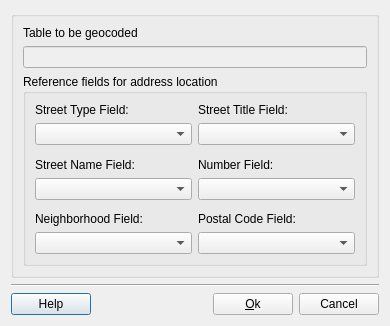
<?xml version="1.0" encoding="UTF-8"?>
<ui version="4.0">
 <class>ConfigInputAddressDialogForm</class>
 <widget class="QDialog" name="ConfigInputAddressDialogForm">
  <property name="geometry">
   <rect>
    <x>0</x>
    <y>0</y>
    <width>390</width>
    <height>326</height>
   </rect>
  </property>
  <property name="windowTitle">
   <string>Configure Input Address</string>
  </property>
  <layout class="QGridLayout" name="gridLayout_11">
   <item row="0" column="0">
    <layout class="QGridLayout" name="gridLayout_10">
     <item row="0" column="0">
      <widget class="QGroupBox" name="m_inputLayerGroupBox">
       <property name="title">
        <string/>
       </property>
       <layout class="QGridLayout" name="gridLayout_7">
        <item row="0" column="0">
         <layout class="QGridLayout" name="gridLayout_9">
          <item row="0" column="0">
           <widget class="QLabel" name="m_inputAddressLabel">
            <property name="text">
             <string>Table to be geocoded</string>
            </property>
           </widget>
          </item>
          <item row="1" column="0">
           <layout class="QGridLayout" name="gridLayout_8">
            <item row="0" column="0">
             <widget class="QLineEdit" name="m_inputAddressLineEdit">
              <property name="enabled">
               <bool>false</bool>
              </property>
             </widget>
            </item>
           </layout>
          </item>
         </layout>
        </item>
        <item row="1" column="0">
         <widget class="QGroupBox" name="m_fieldsGroupBox">
          <property name="title">
           <string>Reference fields for address location</string>
          </property>
          <layout class="QGridLayout" name="gridLayout_5">
           <item row="0" column="0">
            <layout class="QGridLayout" name="gridLayout_4">
             <item row="0" column="0">
              <layout class="QGridLayout" name="gridLayout">
               <item row="0" column="0">
                <widget class="QLabel" name="m_typeLabel">
                 <property name="text">
                  <string>Street Type Field:</string>
                 </property>
                </widget>
               </item>
               <item row="0" column="1">
                <widget class="QLabel" name="m_titleLabel">
                 <property name="text">
                  <string>Street Title Field:</string>
                 </property>
                </widget>
               </item>
               <item row="1" column="0">
                <widget class="QComboBox" name="m_sTypeComboBox"/>
               </item>
               <item row="1" column="1">
                <widget class="QComboBox" name="m_sTitleComboBox"/>
               </item>
              </layout>
             </item>
             <item row="1" column="0">
              <spacer name="verticalSpacer_2">
               <property name="orientation">
                <enum>Qt::Vertical</enum>
               </property>
               <property name="sizeHint" stdset="0">
                <size>
                 <width>20</width>
                 <height>5</height>
                </size>
               </property>
              </spacer>
             </item>
             <item row="2" column="0">
              <layout class="QGridLayout" name="gridLayout_2">
               <item row="0" column="0">
                <widget class="QLabel" name="m_nameLabel">
                 <property name="text">
                  <string>Street Name Field:</string>
                 </property>
                </widget>
               </item>
               <item row="0" column="1">
                <widget class="QLabel" name="m_addressNumLabel">
                 <property name="text">
                  <string>Number Field:</string>
                 </property>
                </widget>
               </item>
               <item row="1" column="0">
                <widget class="QComboBox" name="m_sNameComboBox"/>
               </item>
               <item row="1" column="1">
                <widget class="QComboBox" name="m_sNumberComboBox"/>
               </item>
              </layout>
             </item>
             <item row="3" column="0">
              <spacer name="verticalSpacer_5">
               <property name="orientation">
                <enum>Qt::Vertical</enum>
               </property>
               <property name="sizeHint" stdset="0">
                <size>
                 <width>20</width>
                 <height>5</height>
                </size>
               </property>
              </spacer>
             </item>
             <item row="4" column="0">
              <layout class="QGridLayout" name="gridLayout_6">
               <item row="0" column="0">
                <widget class="QLabel" name="label_9">
                 <property name="text">
                  <string>Neighborhood Field:</string>
                 </property>
                </widget>
               </item>
               <item row="0" column="1">
                <widget class="QLabel" name="label_8">
                 <property name="text">
                  <string>Postal Code Field:</string>
                 </property>
                </widget>
               </item>
               <item row="1" column="0">
                <widget class="QComboBox" name="m_sNeighborhoodComboBox"/>
               </item>
               <item row="1" column="1">
                <widget class="QComboBox" name="m_sPostalCodeComboBox"/>
               </item>
              </layout>
             </item>
            </layout>
           </item>
          </layout>
          <zorder></zorder>
         </widget>
        </item>
       </layout>
      </widget>
     </item>
     <item row="1" column="0">
      <layout class="QGridLayout" name="gridLayout_3">
       <item row="0" column="0">
        <widget class="Line" name="line_2">
         <property name="orientation">
          <enum>Qt::Horizontal</enum>
         </property>
        </widget>
       </item>
       <item row="1" column="0">
        <layout class="QGridLayout" name="gridLayout_14">
         <item row="0" column="0">
          <widget class="te::qt::widgets::HelpPushButton" name="m_helpPushButton">
           <property name="text">
            <string>Help</string>
           </property>
          </widget>
         </item>
         <item row="0" column="1">
          <spacer name="horizontalSpacer">
           <property name="orientation">
            <enum>Qt::Horizontal</enum>
           </property>
           <property name="sizeHint" stdset="0">
            <size>
             <width>40</width>
             <height>20</height>
            </size>
           </property>
          </spacer>
         </item>
         <item row="0" column="2">
          <widget class="QPushButton" name="m_okPushButton">
           <property name="text">
            <string>&amp;Ok</string>
           </property>
          </widget>
         </item>
         <item row="0" column="3">
          <widget class="QPushButton" name="m_cancelPushButton">
           <property name="text">
            <string>Cancel</string>
           </property>
          </widget>
         </item>
        </layout>
       </item>
      </layout>
     </item>
    </layout>
   </item>
  </layout>
 </widget>
 <customwidgets>
  <customwidget>
   <class>te::qt::widgets::HelpPushButton</class>
   <extends>QPushButton</extends>
   <header>terralib/qt/widgets/help/HelpPushButton.h</header>
  </customwidget>
 </customwidgets>
 <resources/>
 <connections/>
</ui>
